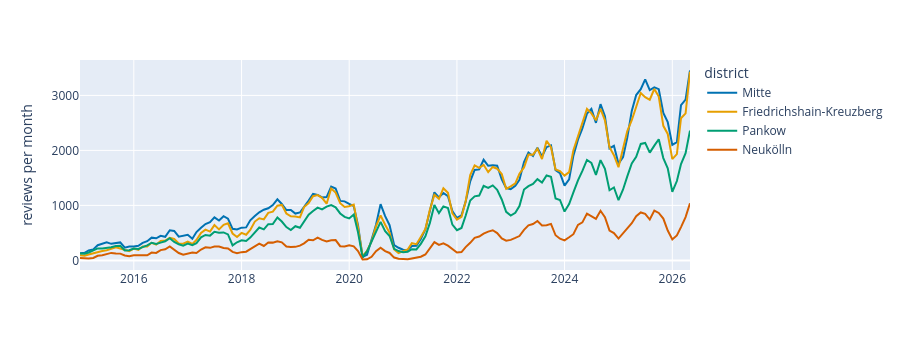

Notebook cell for this chart:
### Markdown cell above
Shared axes make panels comparable. With `facet_kws={"sharey": False}` each panel gets its own scale: the shape within each panel becomes visible, but the panels no longer show that one group is far larger. Say so in the caption.

### 2.8 Interactive charts with Plotly Express

**Plotly Express** (`plotly.express as px`) draws an interactive chart in one call, with arguments similar to seaborn (`x`, `y`, `color`, `facet_col`). Readers can hover to read exact values, zoom, and hide a series by clicking the legend. A Plotly figure consists of **traces** (one per series, in `fig.data`) and a **layout** (axes, title, legend). Interactive charts are the building blocks of the dashboard in block 2. Hover text is invisible in a printed report, so the default view must already show the finding.

Next we draw reviews per month for four districts. `DataFrame.merge` adds the district to every monthly row; `px.line(df, x=..., y=..., color=...)` draws one line per district; `fig.update_layout(hovermode="x unified")` shows all four values for the month under the mouse.

### Code cell
import plotly.express as px
import plotly.io as pio

pio.renderers.default = "plotly_mimetype+notebook_connected"   # small output that JupyterLab and VS Code render
districts = ["Mitte", "Friedrichshain-Kreuzberg", "Pankow", "Neukölln"]
by_month = (monthly.merge(listings[["id", "district"]], left_on="listing_id", right_on="id")
            .query("district in @districts and '2015-01-01' <= month <= '2026-05-01'")
            .groupby(["district", "month"], as_index=False)["n_reviews"].sum())
fig = px.line(by_month, x="month", y="n_reviews", color="district", category_orders={"district": districts},
              color_discrete_sequence=["#0072B2", "#E69F00", "#009E73", "#D55E00"],
              labels={"month": "", "n_reviews": "reviews per month"}, height=350)
fig.update_layout(hovermode="x unified")
fig.show()

### Figure 1 — Plotly figure (JSON) as saved in the notebook; plotly's stock layout.template omitted (floating-point values rounded to 4 significant figures; data arrays with more than 128 entries replaced by an {"elided": "..."} marker saying what was removed)
{"data": [{"hovertemplate": "district=Mitte<br>=%{x}<br>reviews per month=%{y}<extra></extra>", "legendgroup": "Mitte", "line": {"color": "#0072B2", "dash": "solid"}, "marker": {"symbol": "circle"}, "mode": "lines", "name": "Mitte", "orientation": "v", "showlegend": true, "type": "scatter", "x": {"elided": "137 str values"}, "xaxis": "x", "y": {"elided": "137 int values"}, "yaxis": "y"}, {"hovertemplate": "district=Friedrichshain-Kreuzberg<br>=%{x}<br>reviews per month=%{y}<extra></extra>", "legendgroup": "Friedrichshain-Kreuzberg", "line": {"color": "#E69F00", "dash": "solid"}, "marker": {"symbol": "circle"}, "mode": "lines", "name": "Friedrichshain-Kreuzberg", "orientation": "v", "showlegend": true, "type": "scatter", "x": {"elided": "137 str values"}, "xaxis": "x", "y": {"elided": "137 int values"}, "yaxis": "y"}, {"hovertemplate": "district=Pankow<br>=%{x}<br>reviews per month=%{y}<extra></extra>", "legendgroup": "Pankow", "line": {"color": "#009E73", "dash": "solid"}, "marker": {"symbol": "circle"}, "mode": "lines", "name": "Pankow", "orientation": "v", "showlegend": true, "type": "scatter", "x": {"elided": "137 str values"}, "xaxis": "x", "y": {"elided": "137 int values"}, "yaxis": "y"}, {"hovertemplate": "district=Neukölln<br>=%{x}<br>reviews per month=%{y}<extra></extra>", "legendgroup": "Neukölln", "line": {"color": "#D55E00", "dash": "solid"}, "marker": {"symbol": "circle"}, "mode": "lines", "name": "Neukölln", "orientation": "v", "showlegend": true, "type": "scatter", "x": {"elided": "137 str values"}, "xaxis": "x", "y": {"elided": "137 int values"}, "yaxis": "y"}], "layout": {"height": 350, "hovermode": "x unified", "legend": {"title": {"text": "district"}, "tracegroupgap": 0}, "margin": {"t": 60}, "xaxis": {"anchor": "y", "domain": [0.0, 1.0], "title": {"text": ""}}, "yaxis": {"anchor": "x", "domain": [0.0, 1.0], "title": {"text": "reviews per month"}}}}
